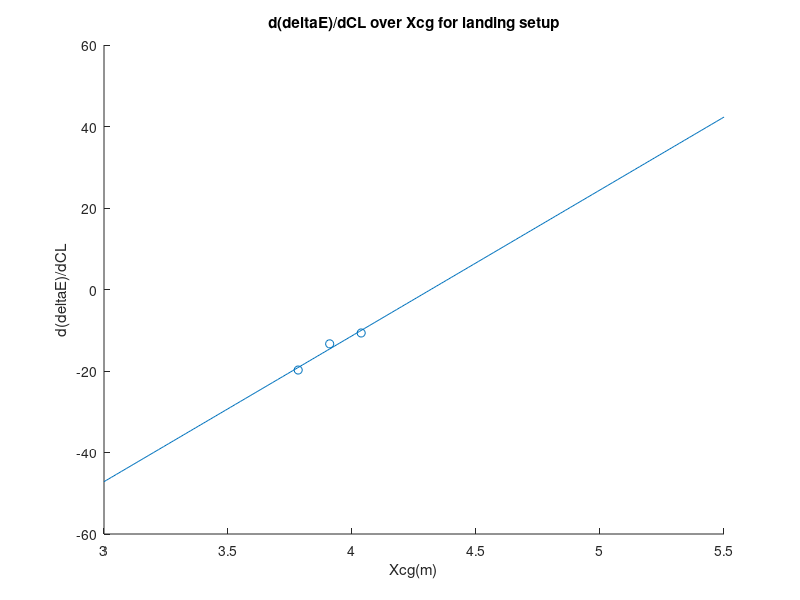

This chart was generated by the following MATLAB code:
clear
clc

xrange = [3:0.01:5.5];
xcg = 3.91+[-5,0,5]*0.0254;
ddeltaEdcl = [-15.9628,-13.9851,-12.1741];
scatter(xcg,ddeltaEdcl,'*');
p = polyfit(xcg,ddeltaEdcl,1);
hold on
plot(xrange,p(1).*xrange+p(2));
hold on
title('d(deltaE)/dCL over Xcg for clean setup')
xlabel('Xcg(m)')
ylabel('d(deltaE)/dCL')
hold off

ddeltaEdcl_landing = [-19.7590,-13.3372,-10.6681];
scatter(xcg,ddeltaEdcl_landing,'o');
p2 = polyfit(xcg,ddeltaEdcl_landing,1);
hold on
plot(xrange,p2(1).*xrange+p2(2));

title('d(deltaE)/dCL over Xcg for landing setup')
xlabel('Xcg(m)')
ylabel('d(deltaE)/dCL')

%xp=4.85
%xpnlanding = 4.32
